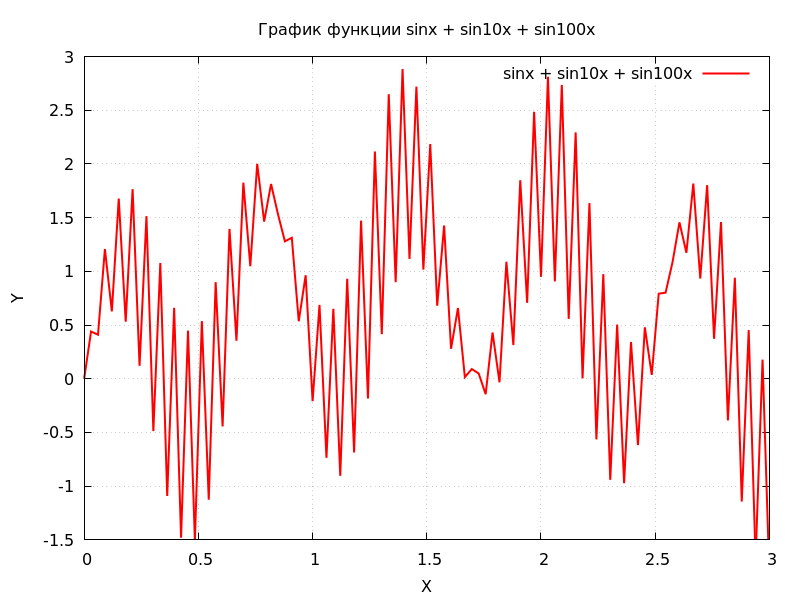

The script that saved this image:
set title "График функции sinx + sin10x + sin100x"
set xlabel "X"
set ylabel "Y"
set xrange [0:3]
set yrange [-1.5:3]
set grid
set key top right
plot sin(x) + sin(10 * x) + sin(100 * x) with lines lw 2 lc rgb "red" title "sinx + sin10x + sin100x"
set terminal pngcairo size 800,600
set output "4.png"
replot
set output